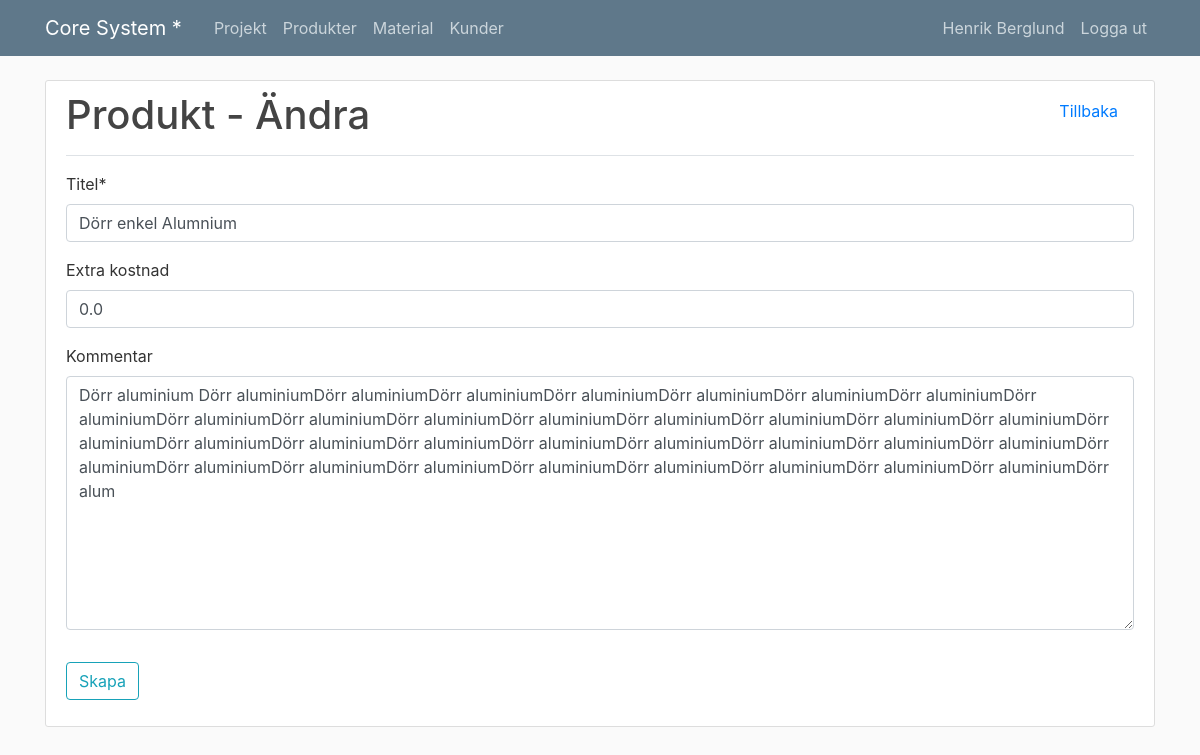
/product/1/update/ (signed in), run on the app's committed database.
### products/models.py (models this page shows, shortened)
class Product(models.Model):
    title = models.CharField(max_length=100, verbose_name="Titel")
    comment = models.TextField(max_length=500, default="", verbose_name="Kommentar", blank=True)
    created_at = models.DateTimeField(auto_now_add=True)
    updated_at = models.DateTimeField(auto_now=True)
    created_by = models.ForeignKey(User, on_delete=models.PROTECT)
    extra_cost = models.FloatField(max_length=20, verbose_name="Extra kostnad", default=0, blank=True)

### products/views.py (the view, shortened to what this page needs)
# urls.py: path('<int:pk>/update/', ProductUpdate.as_view(), name='product-update'),
class ProductUpdate(LoginRequiredMixin, UpdateView):
    model = Product
    fields = ['title', 'extra_cost', 'comment']
    template_name = os.path.join('products', 'form.html')

### products/templates/products/form.html (shortened to what this page needs)
{% extends "core/base.html" %}
{% load crispy_forms_tags %}
{% block content %}
<div class="content-section">
    {% if object %}
        <h1 class="d-inline">Produkt - Ändra</h1>
        <a class="nav-item nav-link float-right" href="{% url 'product-detail' object.id %}">Tillbaka</a>
    {% else %}
        <h1 class="d-inline">Produkt - Ändra</h1>
        <a class="nav-item nav-link float-right" href="{% url 'product-overview' %}">Tillbaka</a>
    {% endif %}
    <div class="border-top mt-3 mb-3"></div>
    <form method="POST">
        <fieldset class="form-group">
            {{ form|crispy }}
        </fieldset>
        <div class="form-group">
            <button class="btn btn-outline-info" type="submit">Skapa</button>
        </div>
    </form>
</div>
{% endblock  %}

### core/templates/core/base.html (shortened to what this page needs)
{% load static %}
<html>
<head>
    <link rel="stylesheet" href="https://maxcdn.bootstrapcdn.com/bootstrap/4.0.0/css/bootstrap.min.css"
>
    <link rel="stylesheet" type="text/css" , href="{% static 'core/main.css' %}">
</head>
<body>
<header class="site-header">
    <nav class="navbar navbar-expand-md navbar-dark bg-steel fixed-top">
        <div class="container">
            <a class="navbar-brand mr-4" href="{% url 'core-home' %}">Core System * </a>
            <div class="collapse navbar-collapse" id="navbarToggle">
                <div class="navbar-nav mr-auto">
                    {% if user.is_authenticated %}
                    <a class="nav-item nav-link" href="{% url 'project-overview' %}">Projekt</a>
                    <a class="nav-item nav-link" href="{% url 'product-overview' %}">Produkter</a>
                    <a class="nav-item nav-link" href="{% url 'material-overview' %}">Material</a>
                    <a class="nav-item nav-link" href="{% url 'customer-overview' %}">Kunder</a>
                    {% endif %}
                </div>
                <div class="navbar-nav">
                    {% if user.is_authenticated %}
                    <a class="nav-item nav-link" href="{% url 'profile' %}">{{ user.first_name }} {{ user.last_name}}</a>
                    <a class="nav-item nav-link" href="{% url 'logout' %}">Logga ut</a>
                    {% else %}
                    <a class="nav-item nav-link" href="{% url 'login' %}">Logga in</a>
                    {% endif %}
                </div>
            </div>
        </div>
    </nav>
</header>
<main role="main" class="container">
    {% block content %}{% endblock %}
</main>
</body>
</html>

### core/static/core/main.css (style rules this page uses)
body { background: #fafafa; color: #333333; margin-top: 5rem; }
h1, h2, h3, h4, h5, h6 { color: #444444; }
.bg-steel { background-color: #5f788a; }
.site-header .navbar-nav .nav-link { color: #cbd5db; }
.content-section { background: #ffffff; padding: 10px 20px; border: 1px solid #dddddd; border-radius: 3px; margin-bottom: 20px; }

### data on the page
Product: title "Dörr enkel Alumnium", extra_cost "0.0", comment "Dörr aluminium Dörr aluminiumDörr aluminiumDörr aluminiumDörr aluminiumDörr aluminiumDörr aluminiumDörr aluminiumDörr aluminiumDörr aluminiumDörr aluminiumDörr aluminiumDörr aluminiumDörr aluminiumDörr aluminiumDörr aluminiumDörr aluminiumDörr aluminiumDörr aluminiumDörr aluminiumDörr aluminiumDörr aluminiumDörr aluminiumDörr aluminiumDörr aluminiumDörr aluminiumDörr aluminiumDörr aluminiumDörr aluminiumDörr aluminiumDörr aluminiumDörr aluminiumDörr aluminiumDörr aluminiumDörr aluminiumDörr alum"

### other printed values
{{ user.first_name }} "Henrik"
{{ user.last_name }} "Berglund"
